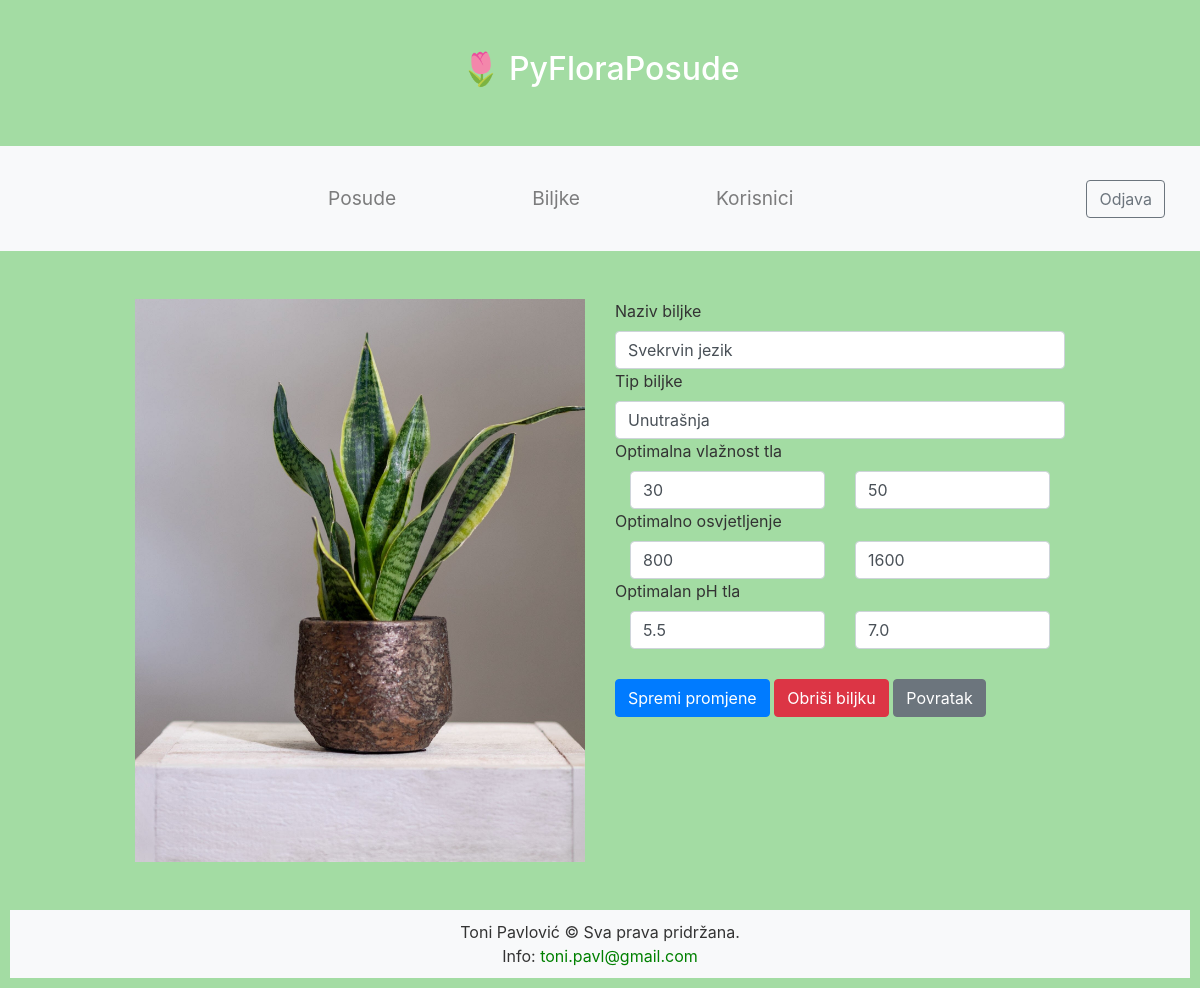
The page /plant/1 (signed in) on the database its author committed.
### database.py (models this page shows)
class Plant(Base):
    __tablename__ = "Plants"
    id = db.Column(db.Integer, primary_key=True)
    name = db.Column(db.String, nullable=False, unique=True)
    type = db.Column(db.String, nullable=False)
    optimal_soil_humidity_min = db.Column(db.Integer, nullable=False)
    optimal_soil_humidity_max = db.Column(db.Integer, nullable=False)
    optimal_light_min = db.Column(db.Integer, nullable=False)
    optimal_light_max = db.Column(db.Integer, nullable=False)
    optimal_soil_ph_min = db.Column(db.Float, nullable=False)
    optimal_soil_ph_max = db.Column(db.Float, nullable=False)
    image = db.Column(db.String, nullable=False)
    pots = relationship("Pot", backref=backref("plant"))

### app.py (the view, shortened to what this page needs)
@app.route('/plant/<int:plant_id>', methods=['GET', 'POST'])
@login_required
def plant(plant_id):
    plant = db_session.query(Plant).filter_by(id=plant_id).first()
    form = PlantForm(request.form, obj=plant)
    if request.method == "POST" and form.validate() and form.delete.data:
        plant = db_session.query(Plant).filter_by(id=plant_id).first()
        db_session.delete(plant)
        db_session.commit()
        flash('Biljka obrisana!', 'success')
        return redirect(url_for('plants'))
    if request.method == "POST" and form.validate() and form.return_page.data:
        return redirect(url_for('plants'))
    return render_template('plant.html', form=form, plant=plant)

### forms.py
class PlantForm(Form):
    name = StringField('Naziv', validators=[validators.DataRequired()])
    type = StringField('Tip', validators=[validators.DataRequired()])
    optimal_soil_humidity_min = IntegerField('Optimalna vlažnost tla (min)', validators=[validators.DataRequired(), validators.NumberRange(min=0)])
    optimal_soil_humidity_max = IntegerField('Optimalna vlažnost tla (max)', validators=[validators.DataRequired(), validators.NumberRange(min=0)])
    optimal_light_min = IntegerField('Optimalno osvjetljenje (min)', validators=[validators.DataRequired(), validators.NumberRange(min=0)])
    optimal_light_max = IntegerField('Optimalno osvjetljenje (max)', validators=[validators.DataRequired(), validators.NumberRange(min=0)])
    optimal_soil_ph_min = FloatField('Optimalan pH tla (min)', validators=[validators.DataRequired(), validators.NumberRange(min=0)])
    optimal_soil_ph_max = FloatField('Optimalan pH tla (max)', validators=[validators.DataRequired(), validators.NumberRange(min=0)])
    save_changes = SubmitField('Spremi promjene')
    delete = SubmitField('Obriši biljku')
    return_page = SubmitField('Povratak')

### app.py (called while the page is built)
@login_manager.user_loader
def load_user(user_id):
    return db_session.query(User).get(user_id)

### templates/plant.html (shortened to what this page needs)
{% extends "layout.html" %}
{% block menu %}
<nav class="navbar navbar-expand-sm navbar-light bg-light">
    <div class="container-fluid">
    <div class="collapse navbar-collapse" id="navbarNav">
      <ul class="navbar-nav">
        <li class="nav-item">
          <a class="nav-link" href="{{ url_for('pots') }}">Posude</a>
        </li>
        <li class="nav-item">
          <a class="nav-link" href="{{ url_for('plants') }}">Biljke</a>
        </li>
        <li class="nav-item">
          <a class="nav-link" href="{{ url_for('users') }}">Korisnici</a>
        </li>
      </ul>
    </div>
    <div class="navbar-nav ml-auto">
        <form class="form-inline" action="{{ url_for('logout') }}" method="POST">
          <button class="btn btn-outline-secondary my-2 my-sm-0" type="submit">Odjava</button>
        </form>
      </div>
    </div>
  </nav>
{% endblock %}
{% block content %}
<div class="container my-5">
    <div class="row g-3">
        <div class="col-md-6">
            <img src="{{ plant.image }}" class="img-fluid">
        </div>
        <div class="col-md-6">
            <form method="POST">
                <div class="mb-6">
                    <label for="inputName" class="form-label">Naziv biljke</label>
                    {{ form.name(class_='form-control') }}
                </div>
                <div class="mb-6">
                    <label for="inputType" class="form-label">Tip biljke</label>
                    {{ form.type(class_='form-control') }}
                </div>
                <div class="mb-6">
                    <label for="inputType" class="form-label">Optimalna vlažnost tla</label>
                    <div style="display: flex">
                        <div class="col">
                            {{ form.optimal_soil_humidity_min(class_='form-control') }}
                        </div>
                        <div class="col">
                            {{ form.optimal_soil_humidity_max(class_='form-control') }}
                        </div>
                    </div>
                </div>
                <div class="mb-6">
                    <label for="inputType" class="form-label">Optimalno osvjetljenje</label>
                    <div style="display: flex">
                        <div class="col">
                            {{ form.optimal_light_min(class_='form-control') }}
                        </div>
                        <div class="col">
                            {{ form.optimal_light_max(class_='form-control') }}
                        </div>
                    </div>
                </div>
                <div class="mb-6">
                    <label for="inputType" class="form-label">Optimalan pH tla</label>
                    <div style="display: flex">
                        <div class="col">
                            {{ form.optimal_soil_ph_min(class_='form-control') }}
                        </div>
                        <div class="col">
                            {{ form.optimal_soil_ph_max(class_='form-control') }}
                        </div>
                    </div>
                </div>
                <div class="row">
                  <div class="col-md-12 text-end">
                    {{ form.save_changes(class="btn btn-primary me-2", id="saveBtn") }}
                    {{ form.delete(class="btn btn-danger me-2", id="deleteBtn") }}
                    {{ form.return_page(class="btn btn-secondary", id="returnBtn") }}
                  </div>
                </div>
                </div>
        </div>
    </div>
{% endblock %}

### static/style.css (style rules this page uses)
.container { max-width: 960px; margin: 0 auto; }
body { background-color: #a3dca3; color: #333; }
.row { margin-top: 30px; }
.navbar { display: flex; justify-content: center; align-items: normal; padding: 20px; }
.navbar-collapse { display: flex; justify-content: center; align-items: normal; }
.nav-item { padding: 0 10px; font-size: larger; margin: 10px; margin-left: 50px; margin-right: 50px; }
a { color: #008000; }

### rows shown on the page
Plant: image (picture), name "Svekrvin jezik", type "Unutrašnja", optimal_soil_humidity_min "30", optimal_soil_humidity_max "50", optimal_light_min "800", optimal_light_max "1600", optimal_soil_ph_min "5.5", optimal_soil_ph_max "7.0"
